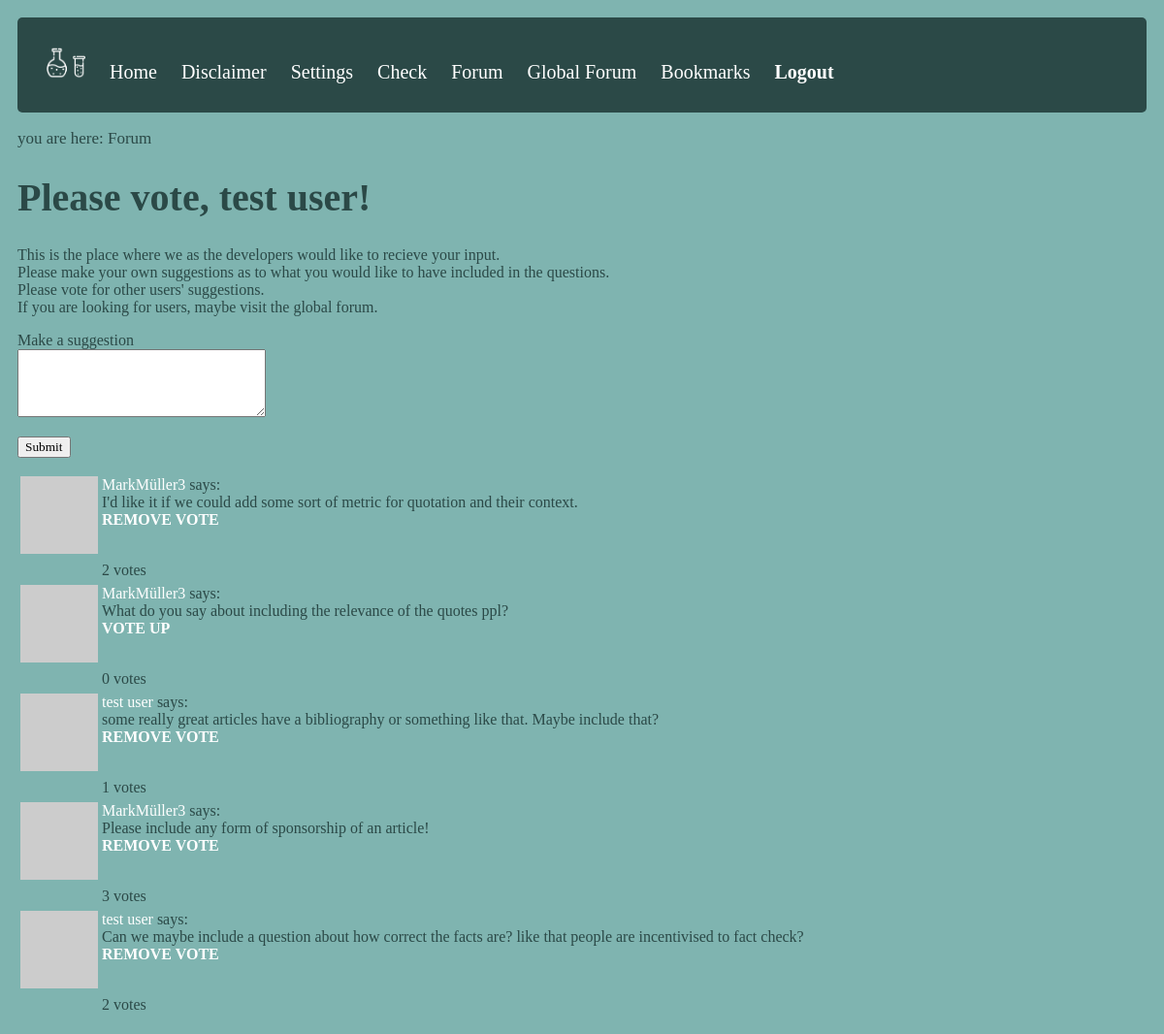
Page /forum (signed in) on the committed database.
### app/models.py (models this page shows, shortened)
class User(UserMixin, db.Model):
    id = db.Column(db.Integer, primary_key = True) #parameter takes datatype, primary_key is the key that identifies this row uniquely
    username = db.Column(db.String(64), index = True, unique = True) #unique parametre says there is only unique user names like instagram
    email = db.Column(db.String(64), index = True, unique = True)
    password_hash = db.Column(db.String(128))
    posts = db.relationship('Post', backref='author', lazy='dynamic')
    scored = db.relationship('History', backref='person', lazy='dynamic')
    last_seen = db.Column(db.DateTime, default=datetime.utcnow)
    followed = db.relationship('User', secondary=followers, #links User instances to other User instances
        primaryjoin=(followers.c.follower_id == id),
        secondaryjoin=(followers.c.followed_id == id),
        backref=db.backref('followers', lazy='dynamic'), lazy='dynamic') #dynamic: query only runs when specifically requested
    liked = db.relationship('PostLike',
        foreign_keys='PostLike.user_id',
        backref='user', lazy='dynamic')
    def avatar(self, size):
        digest = md5(self.email.lower().encode('utf-8')).hexdigest()
        return 'https://www.gravatar.com/avatar/{}?d=identicon&s={}'.format(
            digest, size) #avatar is randomly generated using gravatar
    def followed_posts(self):
        followed = Post.query.join(followers, (followers.c.followed_id == Post.user_id)).filter(followers.c.follower_id == self.id)
        own = Post.query.filter_by(user_id=self.id)
        return followed.union(own).order_by(Post.timestamp.desc())
    def has_liked_post(self, post):
        return PostLike.query.filter(
            PostLike.user_id == self.id,
            PostLike.post_id == post.id).count() > 0 #checks if entry for liker and liked post exists

class Post(db.Model):
    id = db.Column(db.Integer, primary_key = True)
    body = db.Column(db.String(140))
    timestamp = db.Column(db.DateTime, index=True, default=datetime.utcnow)
    user_id = db.Column(db.Integer, db.ForeignKey('user.id'))
    likes = db.relationship('PostLike', backref='post', lazy='dynamic')

### app/routes.py (the view)
@App.route('/forum', methods = ['GET', 'POST'])
@login_required
def forum():
    myform = PostForm() #instantiates the PostForm
    if myform.validate_on_submit():
        post = Post(body=myform.post.data, author=current_user)
        db.session.add(post) #new post is added into the Post table
        db.session.commit()
        flash('Your post is now live!')
        return redirect(url_for('forum')) #redirect because otherwise it would repeat the POST request making UI confusing and avoid duplicates
    page = request.args.get('page', 1, type=int)
    posts = current_user.followed_posts().paginate(page=page,
    per_page=App.config['POSTS_PER_PAGE'], error_out=False)
    next_url = url_for('forum', page=posts.next_num) \
        if posts.has_next else None #using the pagination attributes to navigate
    prev_url = url_for('forum', page=posts.prev_num) \
        if posts.has_prev else None #next_url and prev_url are going to be set to a url specified by url_for() only if there is something there
    return render_template('forum.html', title='Home', form=myform,
    posts=posts.items, next_url=next_url, prev_url=prev_url)

### app/forms.py
class PostForm(FlaskForm):
    post = TextAreaField('Make a suggestion', validators=[DataRequired()])
    submit = SubmitField('Submit')

### app/models.py (called while the page is built)
@login.user_loader
def load_user(id):
    return User.query.get(int(id))

### app/routes.py (called while the page is built)
@App.before_request
def before_request():
    if current_user.is_authenticated:
        current_user.last_seen = datetime.utcnow()
        db.session.commit()

### app/templates/forum.html (shortened to what this page needs)
{% extends "base.html" %}
{% block content %}
<p class="location">you are here: Forum </p>
    <h1>Please vote, {{ current_user.username }}!</h1>
    <p>This is the place where we as the developers would like to recieve your input.<br>
    Please make your own suggestions as to what you would like to have included in the questions.<br>
    Please vote for other users' suggestions.<br>
    If you are looking for users, maybe visit the global forum.</p>
    {% if form %}
    <form action="" method="POST">
        <p>
            {{ form.post.label }}<br>
            {{ form.post(cols=32, rows=4) }}<br>
        </p>
        <p>{{ form.submit() }}</p>
    </form>
    {% endif %}
    {% for post in posts %}
        {% include '_post.html' %}
    {% endfor %}
{% endblock %}

### app/templates/_post.html
<table>
        <tr valign="top">
            <td><img src="{{ post.author.avatar(36) }}"></td>
            <td>
                <a href="{{ url_for('user', username=post.author.username) }}">
                    {{ post.author.username }}
                </a>
                says:<br>{{ post.body }}<br>
                {% if current_user.has_liked_post(post) %}
    <a href="{{ url_for('like_action', post_id=post.id, action='unlike') }}" class="like"><b>REMOVE VOTE</b></a>
  {% else %}
    <a href="{{ url_for('like_action', post_id=post.id, action='like') }}" class="like"><b>VOTE UP</b></a>
  {% endif %}
            </td>
        </tr>
        <tr>
          <td>
            </td>
          <td>{{ post.likes.count() }} votes</td>
          </tr>
</table>

### app/static/style.css (style rules this page uses)
html * { font-family: Tahoma !important; }
body { background: #7FB4B0; color: #2B4947; padding: 10px }
h1 { font-size: 40px; }
a { text-decoration: none; color: #FFFFFF; }
.location { font-size: 17px; color: #2B4947; }
.like { color: #FFFFFF; }

### rows in the picture
User: username "test user"
Post: author.username "MarkMüller3", body "I'd like it if we could add some sort of metric for quotation and their context.", likes.count "2"
Post: author.username "MarkMüller3", body "What do you say about including the relevance of the quotes ppl?", likes.count "0"
Post: author.username "test user", body "some really great articles have a bibliography or something like that. Maybe include that?", likes.count "1"
Post: author.username "MarkMüller3", body "Please include any form of sponsorship of an article!", likes.count "3"
Post: author.username "test user", body "Can we maybe include a question about how correct the facts are? like that people are incentivised to fact check?", likes.count "2"
